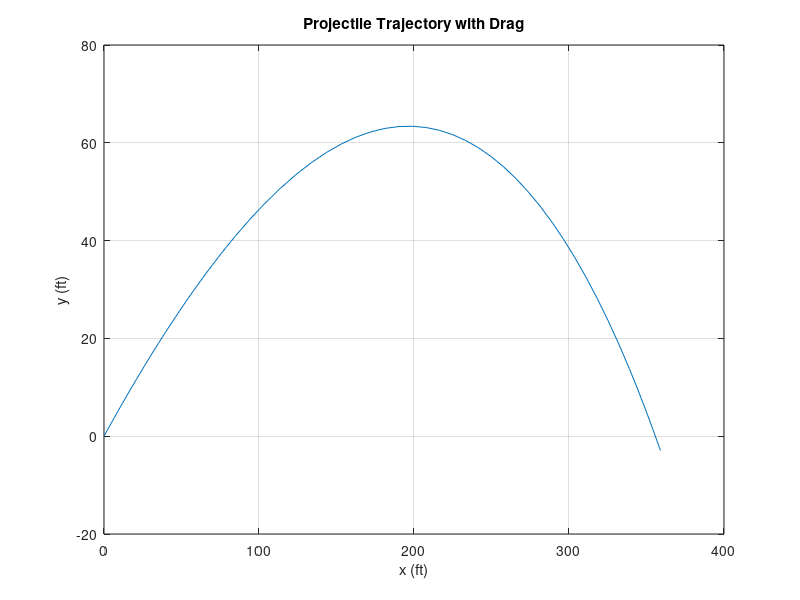
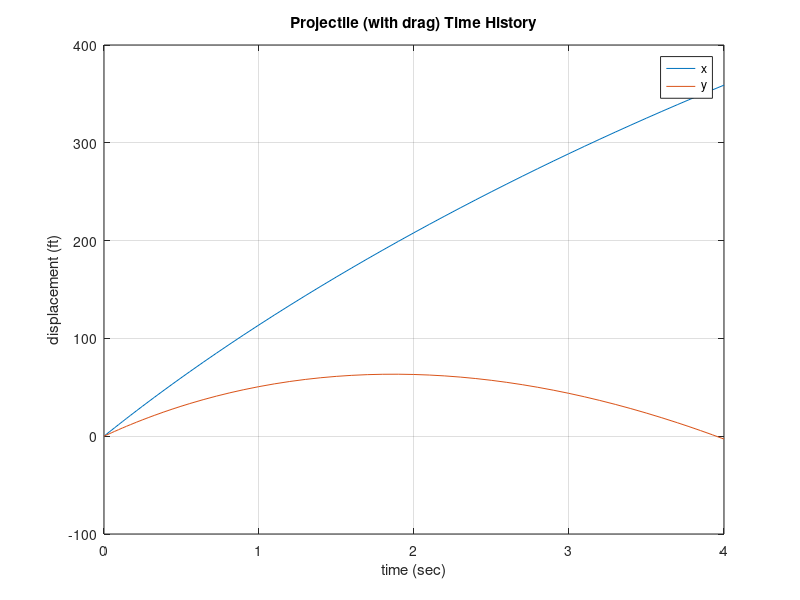
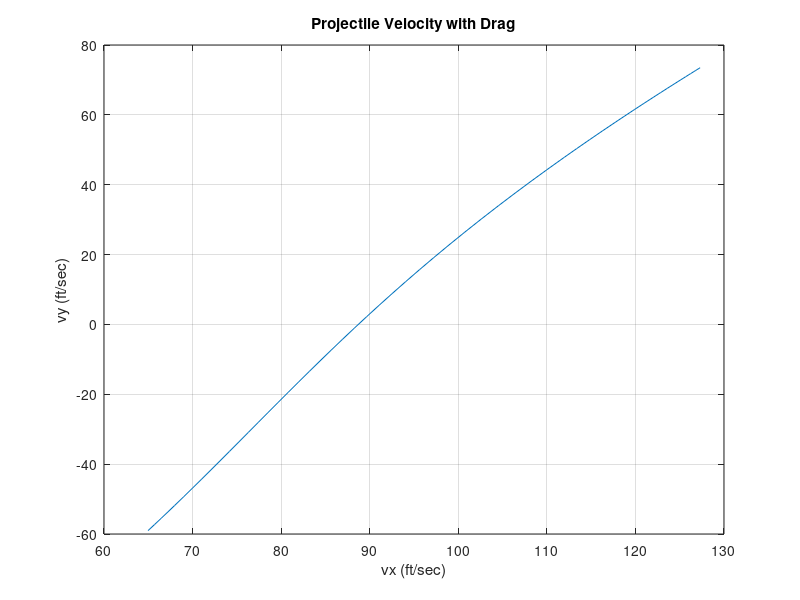
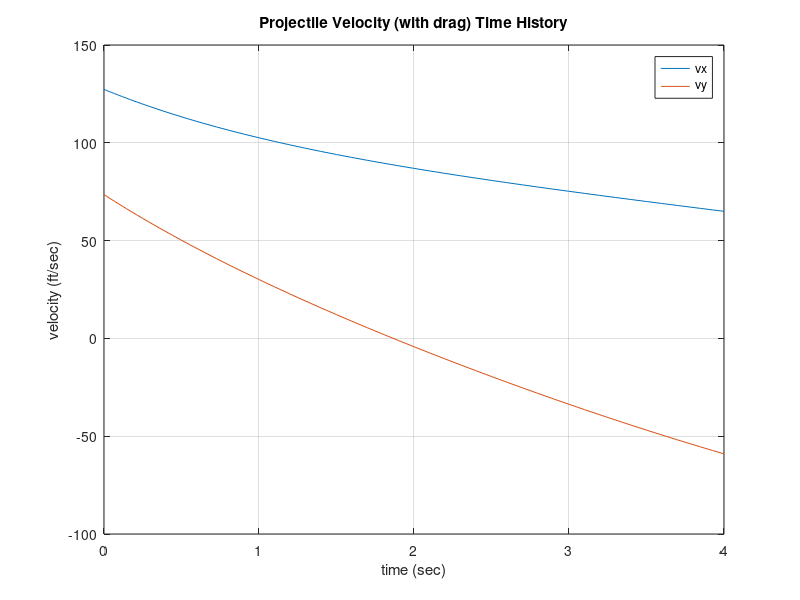

Source code (MATLAB) for these figures, in order:
function [t,data]=cmc_projectile_odegrads2()
% This program computes the integration of Projectile Motion equations
% Reset variables, close windows, and clear command window.
clear all; close all; clc;

% set up constants
vel0=147.;  % ft/sec = 100 mph *(88 ft/sec)/(60mph)
theta=30.;  % degrees relative to horizontal
velx0=cosd(theta)*vel0; %w1IC
vely0=sind(theta)*vel0; %w2IC
x0=0.; %w3IC
y0=0.; %w4IC
wICvector = [velx0;vely0;x0;y0];
tspan = [0 4];

%solve the ode problem
[t,data] = ode45(@wdoteqns, tspan, wICvector);
% Define data vectors
vx = data(:,1);
vy = data(:,2);
x = data(:,3);
y = data(:,4);
% plot trajectory and time course results
figure(1)
plot(x,y)
grid on
title('Projectile Trajectory with Drag')
xlabel('x (ft)')
ylabel('y (ft)')
figure(2)
plot(t,x,t,y)
grid on
title('Projectile (with drag) Time History')
xlabel('time (sec)')
ylabel('displacement (ft)')
legend('x','y')

figure(3)
plot(vx,vy)
grid on
title('Projectile Velocity with Drag')
xlabel('vx (ft/sec)')
ylabel('vy (ft/sec)')
figure(4)
plot(t,vx,t,vy)
grid on
title('Projectile Velocity (with drag) Time History')
xlabel('time (sec)')
ylabel('velocity (ft/sec)')
legend('vx','vy')
end

function [wdotvector] = wdoteqns(t,w)
g=32.2;
CdC_m=0.001731;
% gradient equation definition
    wdot1 = -CdC_m*sqrt(w(1)^2+w(2)^2)*w(1); %vxgrad
    wdot2 = -CdC_m*sqrt(w(1)^2+w(2)^2)*w(2)-g; %vygrad
    wdot3 = w(1); %xgrad
    wdot4 = w(2); %ygrad
    wdotvector = [wdot1;wdot2;wdot3;wdot4];
end
